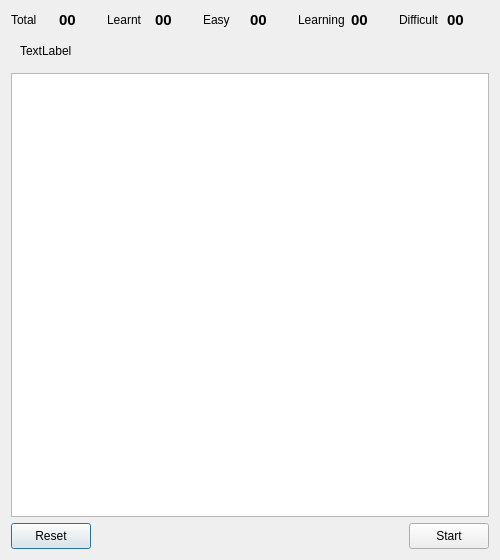
<?xml version="1.0" encoding="UTF-8"?>
<ui version="4.0">
 <class>Practice</class>
 <widget class="QDialog" name="Practice">
  <property name="geometry">
   <rect>
    <x>0</x>
    <y>0</y>
    <width>500</width>
    <height>560</height>
   </rect>
  </property>
  <property name="minimumSize">
   <size>
    <width>500</width>
    <height>560</height>
   </size>
  </property>
  <property name="windowTitle">
   <string>Practice</string>
  </property>
  <property name="windowIcon">
   <iconset resource="../res.qrc">
    <normaloff>:/images/idiomind.png</normaloff>:/images/idiomind.png</iconset>
  </property>
  <layout class="QGridLayout" name="gridLayout">
   <item row="0" column="0">
    <layout class="QVBoxLayout" name="verticalLayout_2">
     <item>
      <widget class="QWidget" name="widget_score" native="true">
       <layout class="QHBoxLayout" name="horizontalLayout_3">
        <property name="leftMargin">
         <number>0</number>
        </property>
        <property name="topMargin">
         <number>0</number>
        </property>
        <property name="rightMargin">
         <number>0</number>
        </property>
        <property name="bottomMargin">
         <number>0</number>
        </property>
        <item>
         <layout class="QHBoxLayout" name="horizontalLayout_2">
          <item>
           <widget class="QLabel" name="label">
            <property name="text">
             <string>Total</string>
            </property>
           </widget>
          </item>
          <item>
           <widget class="QLabel" name="label_2">
            <property name="font">
             <font>
              <pointsize>11</pointsize>
              <weight>75</weight>
              <bold>true</bold>
             </font>
            </property>
            <property name="text">
             <string>00</string>
            </property>
           </widget>
          </item>
          <item>
           <widget class="QLabel" name="label_3">
            <property name="text">
             <string>Learnt</string>
            </property>
           </widget>
          </item>
          <item>
           <widget class="QLabel" name="label_4">
            <property name="font">
             <font>
              <pointsize>11</pointsize>
              <weight>75</weight>
              <bold>true</bold>
             </font>
            </property>
            <property name="text">
             <string>00</string>
            </property>
           </widget>
          </item>
          <item>
           <widget class="QLabel" name="label_5">
            <property name="text">
             <string>Easy</string>
            </property>
           </widget>
          </item>
          <item>
           <widget class="QLabel" name="label_6">
            <property name="font">
             <font>
              <pointsize>11</pointsize>
              <weight>75</weight>
              <bold>true</bold>
             </font>
            </property>
            <property name="text">
             <string>00</string>
            </property>
           </widget>
          </item>
          <item>
           <widget class="QLabel" name="label_7">
            <property name="text">
             <string>Learning</string>
            </property>
           </widget>
          </item>
          <item>
           <widget class="QLabel" name="label_8">
            <property name="font">
             <font>
              <pointsize>11</pointsize>
              <weight>75</weight>
              <bold>true</bold>
             </font>
            </property>
            <property name="text">
             <string>00</string>
            </property>
           </widget>
          </item>
          <item>
           <widget class="QLabel" name="label_9">
            <property name="text">
             <string>Difficult</string>
            </property>
           </widget>
          </item>
          <item>
           <widget class="QLabel" name="label_10">
            <property name="font">
             <font>
              <pointsize>11</pointsize>
              <weight>75</weight>
              <bold>true</bold>
             </font>
            </property>
            <property name="text">
             <string>00</string>
            </property>
           </widget>
          </item>
         </layout>
        </item>
       </layout>
      </widget>
     </item>
     <item>
      <widget class="QWidget" name="widget_final" native="true">
       <layout class="QHBoxLayout" name="horizontalLayout_4">
        <item>
         <widget class="QLabel" name="label_11">
          <property name="text">
           <string>TextLabel</string>
          </property>
         </widget>
        </item>
       </layout>
      </widget>
     </item>
     <item>
      <layout class="QVBoxLayout" name="verticalLayout">
       <item>
        <widget class="QTableWidget" name="tableWidget">
         <property name="frameShadow">
          <enum>QFrame::Plain</enum>
         </property>
         <property name="verticalScrollBarPolicy">
          <enum>Qt::ScrollBarAlwaysOff</enum>
         </property>
         <property name="horizontalScrollBarPolicy">
          <enum>Qt::ScrollBarAlwaysOff</enum>
         </property>
         <property name="editTriggers">
          <set>QAbstractItemView::AnyKeyPressed|QAbstractItemView::DoubleClicked</set>
         </property>
         <property name="showDropIndicator" stdset="0">
          <bool>false</bool>
         </property>
         <property name="selectionMode">
          <enum>QAbstractItemView::SingleSelection</enum>
         </property>
         <property name="selectionBehavior">
          <enum>QAbstractItemView::SelectItems</enum>
         </property>
         <property name="showGrid">
          <bool>false</bool>
         </property>
         <property name="gridStyle">
          <enum>Qt::NoPen</enum>
         </property>
         <property name="columnCount">
          <number>2</number>
         </property>
         <attribute name="horizontalHeaderVisible">
          <bool>false</bool>
         </attribute>
         <attribute name="horizontalHeaderHighlightSections">
          <bool>false</bool>
         </attribute>
         <attribute name="verticalHeaderVisible">
          <bool>false</bool>
         </attribute>
         <attribute name="verticalHeaderHighlightSections">
          <bool>false</bool>
         </attribute>
         <column/>
         <column/>
        </widget>
       </item>
      </layout>
     </item>
     <item>
      <layout class="QHBoxLayout" name="horizontalLayout">
       <item>
        <widget class="QPushButton" name="pushButton_2">
         <property name="minimumSize">
          <size>
           <width>0</width>
           <height>26</height>
          </size>
         </property>
         <property name="text">
          <string>Reset</string>
         </property>
        </widget>
       </item>
       <item>
        <spacer name="horizontalSpacer">
         <property name="orientation">
          <enum>Qt::Horizontal</enum>
         </property>
         <property name="sizeHint" stdset="0">
          <size>
           <width>40</width>
           <height>20</height>
          </size>
         </property>
        </spacer>
       </item>
       <item>
        <widget class="QPushButton" name="pushButton">
         <property name="minimumSize">
          <size>
           <width>0</width>
           <height>26</height>
          </size>
         </property>
         <property name="text">
          <string>Start</string>
         </property>
        </widget>
       </item>
      </layout>
     </item>
    </layout>
   </item>
  </layout>
 </widget>
 <resources>
  <include location="../res.qrc"/>
 </resources>
 <connections/>
</ui>
